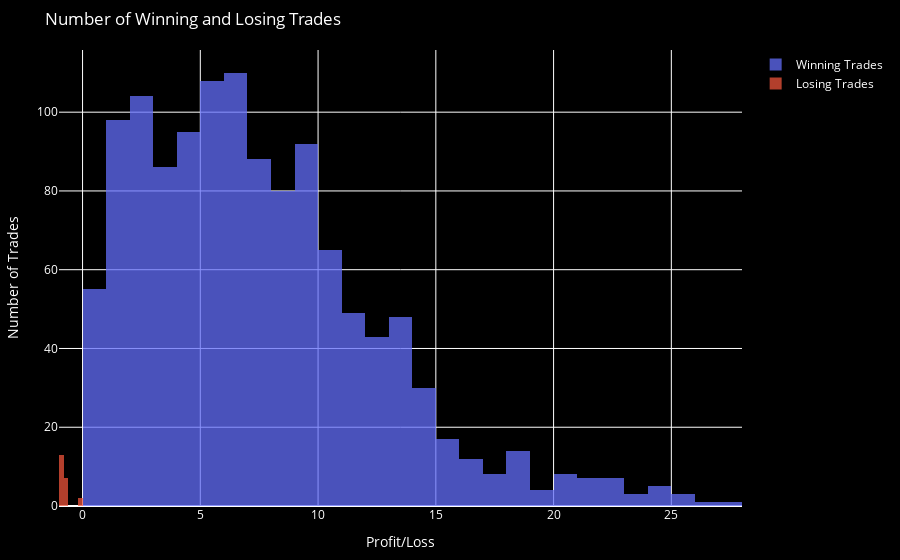
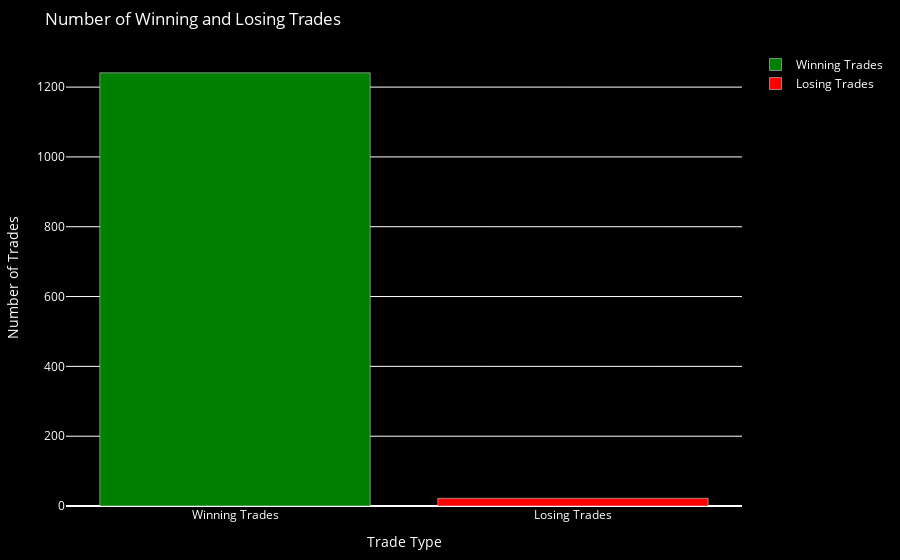

The notebook cell saved with these charts, in order:
### Markdown cell above
### This look like a simulation of if a trade was taken on every spike

### Code cell
# ...

def backtest_new_strategy(df, lot_size=0.2):
    trades = []
    in_trade = False

    for i in range(2, len(df)):
        current_bar = df.iloc[i]
        previous_bar = df.iloc[i - 1]

        # Check for new sell conditions
        if previous_bar["rsi"] > 70 and current_bar["rsi"] <= 70:
            if not in_trade:
                # Open a sell trade
                trade = {"entry_time": current_bar.name, "entry_price": current_bar["open"], "trade_type": "SELL"}
                trades.append(trade)
                in_trade = True

        # Check for trade closing condition
        if in_trade:
            # Calculate the closing time for the trade (1 minute after the trade was executed)
            closing_time = trade["entry_time"] + timedelta(minutes=1)

            if current_bar.name >= closing_time:
                # Close the trade
                trade["exit_time"] = current_bar.name
                trade["exit_price"] = current_bar["close"]
                trade["pnl"] = trade["entry_price"] - trade["exit_price"]
                trade["pnl"] *= lot_size
                in_trade = False

    return trades

def plot_histogram(trades):
    pnl_values = [trade.get('pnl', 0) for trade in trades]

    # Filter out zero values (trades that didn't close)
    pnl_values = [pnl for pnl in pnl_values if pnl != 0]

    winning_trades = [pnl for pnl in pnl_values if pnl > 0]
    losing_trades = [pnl for pnl in pnl_values if pnl < 0]

    fig = go.Figure()

    fig.add_trace(go.Histogram(x=winning_trades, opacity=0.75, name="Winning Trades"))
    fig.add_trace(go.Histogram(x=losing_trades, opacity=0.75, name="Losing Trades"))

    fig.update_layout(
        title="Number of Winning and Losing Trades",
        xaxis_title="Profit/Loss",
        yaxis_title="Number of Trades",
        plot_bgcolor='black',
        paper_bgcolor='black',
        font=dict(color='white'),
        showlegend=True,
        autosize=True,
        margin=dict(l=50, r=50, t=50, b=50),
        xaxis_showgrid=True,
        yaxis_showgrid=True,
    )

    fig.update_layout(barmode='overlay')

    fig.show()
    
if __name__ == "__main__":
    symbol = "Crash 1000 Index"
    timeframe = mt5.TIMEFRAME_M1
    lot_size = 1
    period = 7

    # Specify the date range for historical data (adjust as needed)
    start_date = datetime(2023, 7, 16)
    end_date = datetime.now()

    # Step 1: Load historical data within the specified date range
    df = get_historical_data(symbol, timeframe, start_date, end_date)

    # Step 2: Calculate RSI
    calculate_rsi(df, period)

    # Step 3: Backtest the new strategy
    new_trades = backtest_new_strategy(df, lot_size)

    # Step 4: Print the backtest results
    total_pnl = 0
    for trade in new_trades:
        print(f"Trade Type: {trade['trade_type']}")
        print(f"Entry Time: {trade['entry_time']}, Entry Price: {trade['entry_price']}")
        print(f"Exit Time: {trade.get('exit_time', 'Not closed')}, Exit Price: {trade.get('exit_price', 'N/A')}")
        print(f"Profit/Loss: {trade.get('pnl', 0):.2f}\n")
        total_pnl += trade.get('pnl', 0)

    print(f"Total Profit/Loss: {total_pnl:.2f}")
    print(f"Total Trades: {len(new_trades)}")
    plot_histogram(new_trades)
    plot_total(new_trades)

### Figure 1 — Plotly figure (JSON) as saved in the notebook; plotly's stock layout.template omitted (floating-point values rounded to 4 significant figures; data arrays with more than 128 entries replaced by an {"elided": "..."} marker saying what was removed)
{"data": [{"name": "Winning Trades", "opacity": 0.75, "type": "histogram", "x": {"elided": "1241 float values"}}, {"name": "Losing Trades", "opacity": 0.75, "type": "histogram", "x": [-0.993, -0.898, -0.813, -0.785, -0.939, -0.924, -0.815, -0.775, -0.786, -0.127, -0.838, -0.074, -0.799, -0.856, -0.838, -0.904, -0.86, -0.804, -0.674, -0.803, -0.78, -0.779]}], "layout": {"autosize": true, "barmode": "overlay", "font": {"color": "white"}, "margin": {"b": 50, "l": 50, "r": 50, "t": 50}, "paper_bgcolor": "black", "plot_bgcolor": "black", "showlegend": true, "title": {"text": "Number of Winning and Losing Trades"}, "xaxis": {"showgrid": true, "title": {"text": "Profit/Loss"}}, "yaxis": {"showgrid": true, "title": {"text": "Number of Trades"}}}}

### Figure 2 — Plotly figure (JSON) as saved in the notebook; plotly's stock layout.template omitted (floating-point values rounded to 4 significant figures)
{"data": [{"marker": {"color": "green"}, "name": "Winning Trades", "type": "bar", "x": ["Winning Trades"], "y": [1241]}, {"marker": {"color": "red"}, "name": "Losing Trades", "type": "bar", "x": ["Losing Trades"], "y": [22]}], "layout": {"autosize": true, "font": {"color": "white"}, "margin": {"b": 50, "l": 50, "r": 50, "t": 50}, "paper_bgcolor": "black", "plot_bgcolor": "black", "showlegend": true, "title": {"text": "Number of Winning and Losing Trades"}, "xaxis": {"showgrid": false, "title": {"text": "Trade Type"}}, "yaxis": {"showgrid": true, "title": {"text": "Number of Trades"}}}}
